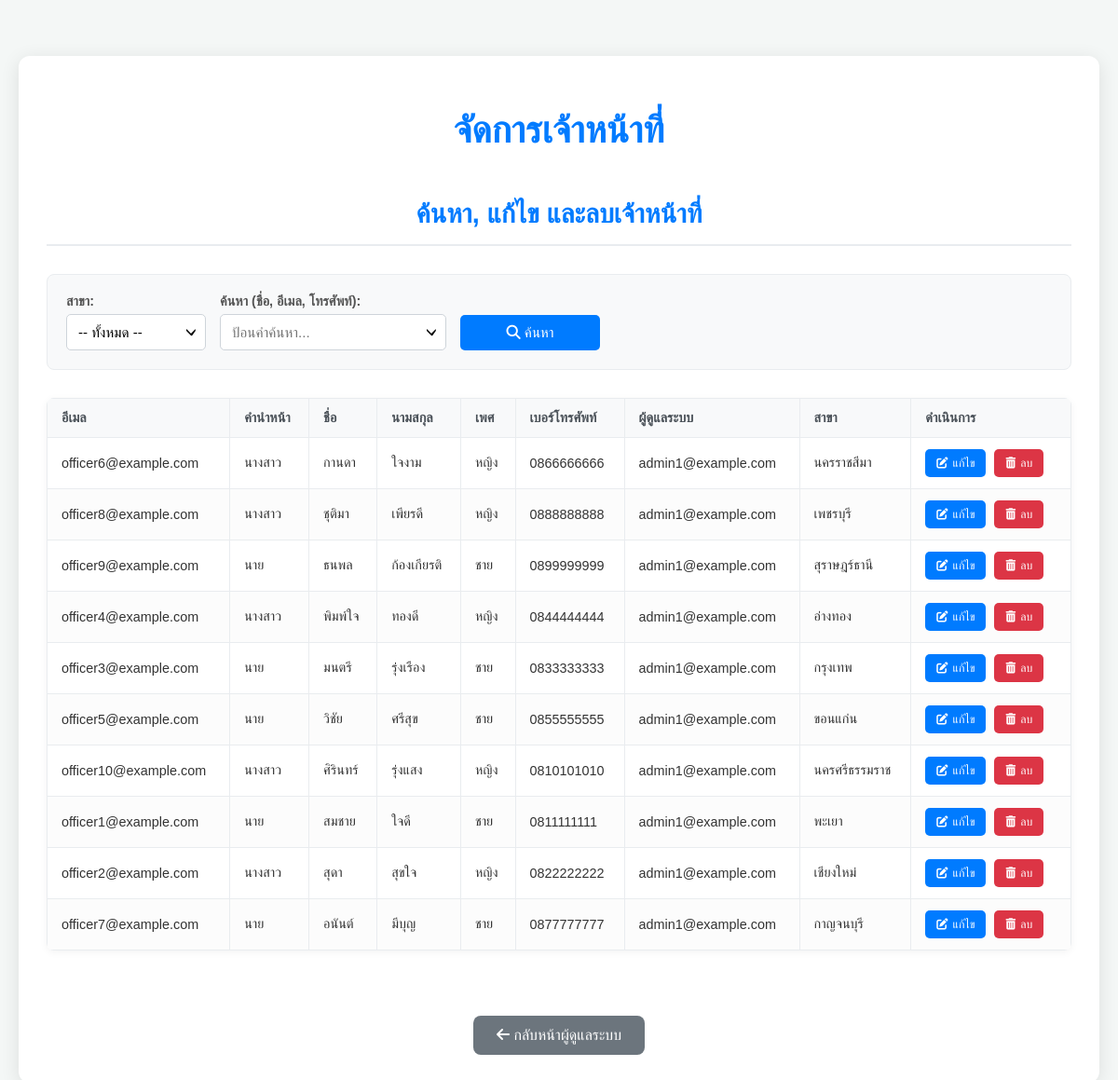
Page /PHP/manage_officers.php (signed in) on the earlier database version.
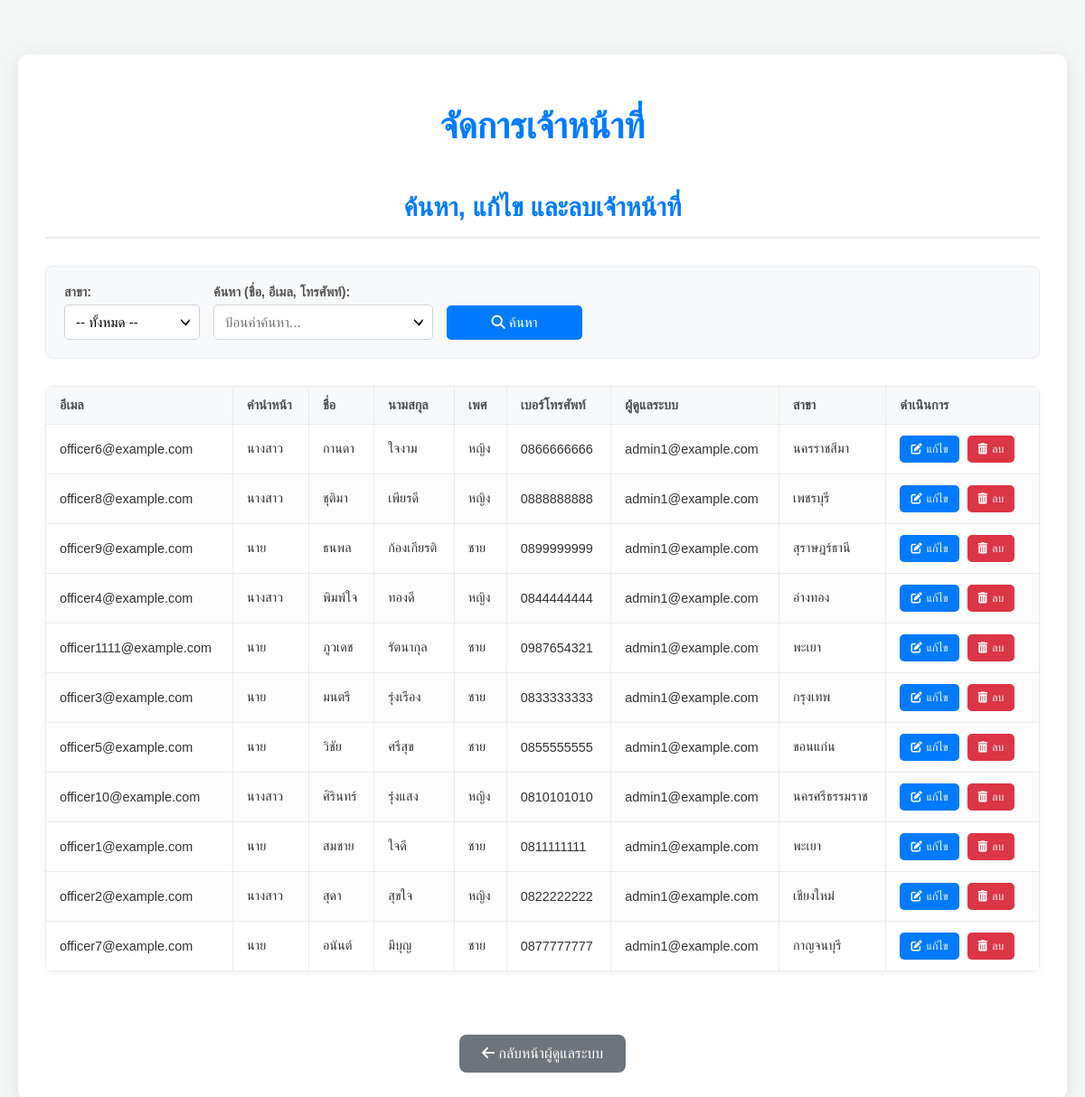
Same page on the later database version.
### tables this page shows
CREATE TABLE `officer` (
  `Email_Officer` varchar(30) NOT NULL,
  `Password` varchar(255) DEFAULT NULL,
  `Title_name` varchar(6) DEFAULT NULL,
  `First_name` varchar(50) DEFAULT NULL,
  `Last_name` varchar(50) DEFAULT NULL,
  `Gender` varchar(4) DEFAULT NULL,
  `Phone_number` varchar(10) DEFAULT NULL,
  `Email_Admin` varchar(30) DEFAULT NULL,
  `Province_Id` varchar(2) DEFAULT NULL
);

CREATE TABLE `province` (
  `Province_Id` varchar(2) NOT NULL,
  `Province_name` varchar(50) DEFAULT NULL,
  `Region_Id` varchar(2) DEFAULT NULL,
  `Address` varchar(255) NOT NULL,
  `Phone` varchar(20) NOT NULL
);

### PHP/manage_officers.php (the view, shortened to what the changed rows need)
<?php
include 'db.php';
$conn->set_charset("utf8");
$current_logged_in_officer_email = $_SESSION['Email_Admin'] ?? '';
if (isset($conn)) {
    $conn->set_charset("utf8");
}
$sql_select_officers = "SELECT Email_Officer, Title_name, First_name, Last_name, Gender, Phone_number, Email_Admin, p.Province_name
                        FROM officer o
                        LEFT JOIN province p ON o.Province_id = p.Province_Id";
$sql_select_officers .= " ORDER BY First_name ASC";
$officers = [];
$stmt_select_officers = $conn->prepare($sql_select_officers);
if ($stmt_select_officers === false) {
    error_log("ERROR: Failed to prepare select officers statement: " . $conn->error);
    $message = '<div class="alert error"><i class="fas fa-times-circle"></i> เกิดข้อผิดพลาดในการดึงข้อมูลเจ้าหน้าที่: ' . $conn->error . '</div>';
} else {
    $stmt_select_officers->execute();
    $result_officers = $stmt_select_officers->get_result();
    while ($row_officer = $result_officers->fetch_assoc()) {
        $officers[] = $row_officer;
    }
}
?>
<!DOCTYPE html>
<html lang="th">
<head>
    <link rel="stylesheet" href="https://cdnjs.cloudflare.com/ajax/libs/font-awesome/6.4.0/css/all.min.css" />
</head>
<body>
    <div class="container">
        <h1>จัดการเจ้าหน้าที่</h1>
        <div class="officer-list-section">
            <h2>ค้นหา, แก้ไข และลบเจ้าหน้าที่</h2>
            <table class="officer-table">
                <thead>
                    <tr>
                        <th>อีเมล</th>
                        <th>คำนำหน้า</th>
                        <th>ชื่อ</th>
                        <th>นามสกุล</th>
                        <th>เพศ</th>
                        <th>เบอร์โทรศัพท์</th>
                        <th>ผู้ดูแลระบบ</th>
                        <th>สาขา</th>
                        <th>ดำเนินการ</th>
                    </tr>
</thead>
<tbody>
                    <?php if (empty($officers)): ?>
                        <tr>
                            <td colspan="9" style="text-align: center; padding: 20px;">ไม่พบเจ้าหน้าที่ตามเงื่อนไขที่เลือก.</td>
                        </tr>
                    <?php else: ?>
                        <?php foreach ($officers as $officer): ?>
                            <tr>
                                <td><?= htmlspecialchars($officer['Email_Officer']) ?></td>
                                <td><?= htmlspecialchars($officer['Title_name']) ?></td>
                                <td><?= htmlspecialchars($officer['First_name']) ?></td>
                                <td><?= htmlspecialchars($officer['Last_name']) ?></td>
                                <td><?= htmlspecialchars($officer['Gender']) ?></td>
                                <td><?= htmlspecialchars($officer['Phone_number']) ?></td>
                                <td><?= htmlspecialchars($officer['Email_Admin'] ?? '-') ?></td>
                                <td><?= htmlspecialchars($officer['Province_name'] ?? '-') ?></td>
                                <td class="action-buttons">
                                    <button type="button" class="btn-edit"
                                        data-officer='<?= json_encode($officer, JSON_UNESCAPED_UNICODE) ?>'
                                        onclick="openEditOfficerModal(this)">
                                        <i class="fas fa-edit"></i> แก้ไข
                                    </button>
                                    <button type="button" class="btn-delete"
                                        onclick="openDeleteConfirmationModal('<?= htmlspecialchars($officer['Email_Officer']) ?>')"
                                        <?= ($officer['Email_Officer'] === $current_logged_in_officer_email) ? 'disabled title="ไม่สามารถลบบัญชีตัวเองได้"' : '' ?>>
                                        <i class="fas fa-trash-alt"></i> ลบ
                                    </button>
                                </td>
                            </tr>
                        <?php endforeach; ?>
                    <?php endif; ?>
                </tbody>
            </table>
        </div>
    </div>
</body>
</html>

Differences in the rows shown:
added officer: Email_Officer "officer1111@example.com", Title_name "นาย", First_name "ภูวเดช", Last_name "รัตนากุล", Gender "ชาย", Phone_number "0987654321", Email_Admin "admin1@example.com", Province_Id.Province_name "พะเยา"
